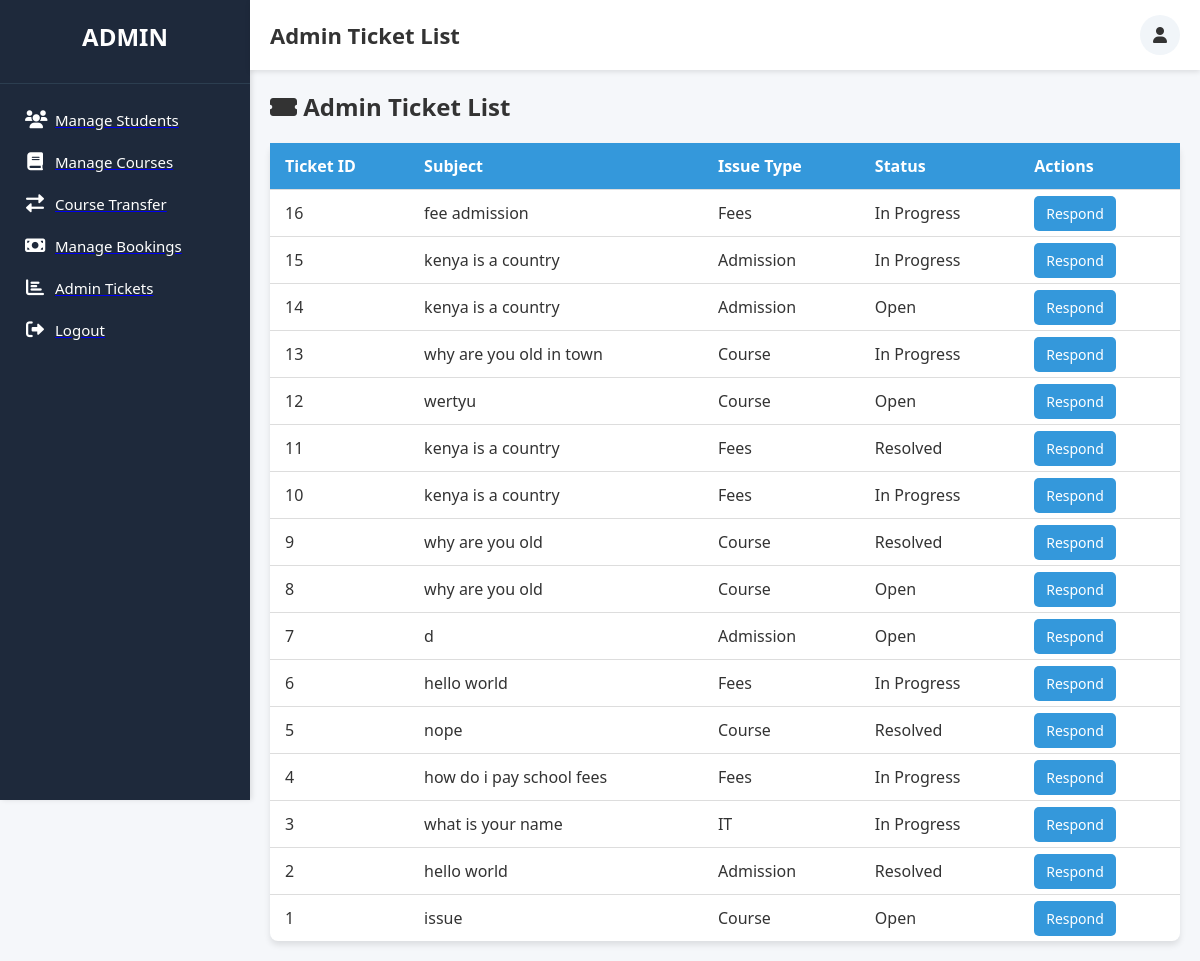
Page /accounts/admin/tickets/ (signed in) on the earlier database version.
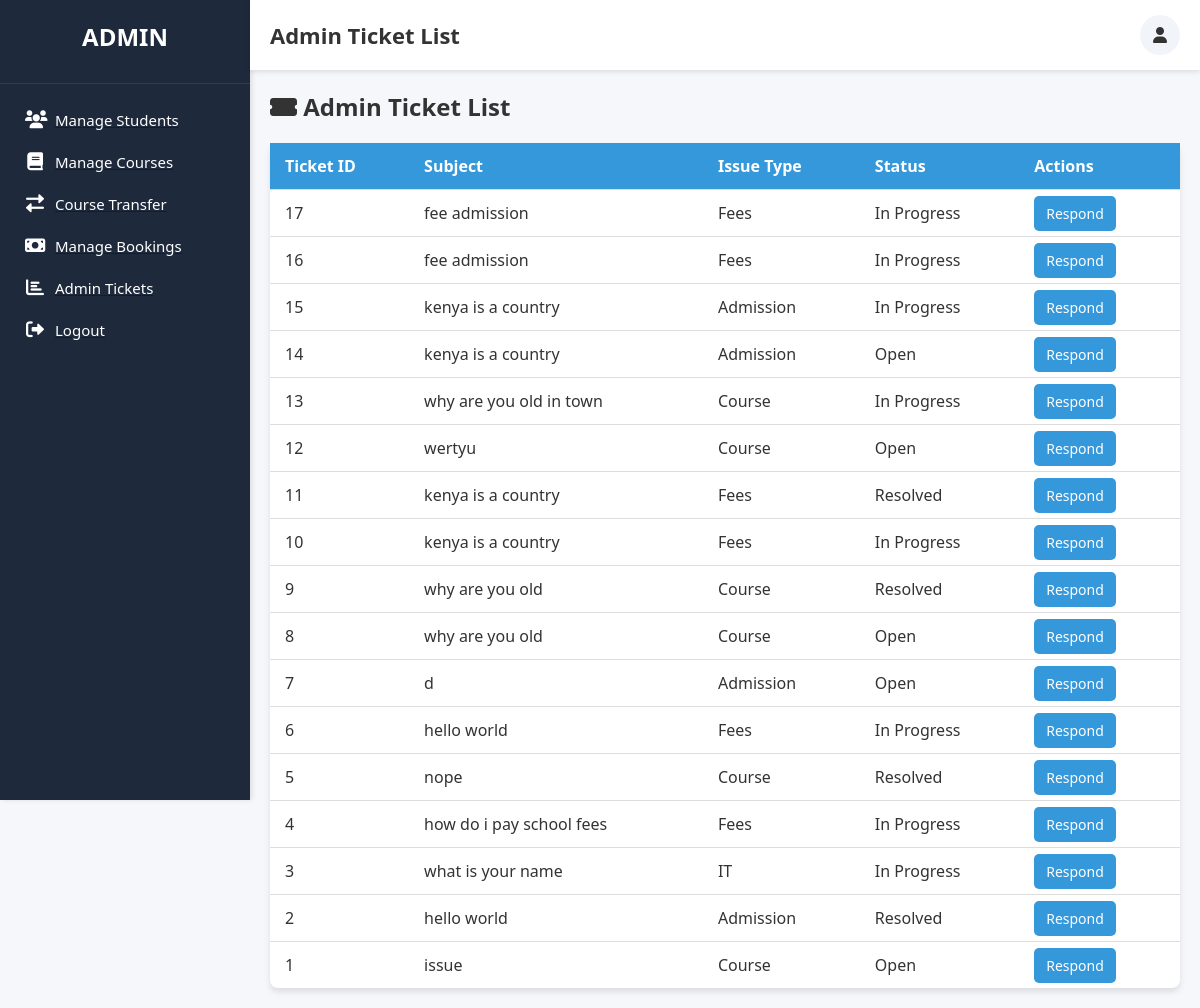
Same page on the later database version.
### accounts/models.py (models this page shows, shortened)
class Ticket(models.Model):
    ISSUE_TYPES = [
        ('admission', 'Admission'),
        ('fees', 'Fees'),
        ('course', 'Course'),
        ('it', 'IT'),
    ]
    STATUS_CHOICES = [
        ('open', 'Open'),
        ('in_progress', 'In Progress'),
        ('resolved', 'Resolved'),
    ]
    student = models.ForeignKey(settings.AUTH_USER_MODEL, on_delete=models.CASCADE)
    subject = models.CharField(max_length=255)
    issue_type = models.CharField(max_length=20, choices=ISSUE_TYPES)
    description = models.TextField()
    status = models.CharField(max_length=20, choices=STATUS_CHOICES, default='open')
    created_at = models.DateTimeField(auto_now_add=True)

### accounts/views.py (the view)
# urls.py: path('admin/tickets/', views.admin_ticket_list, name='admin_ticket_list'),
@login_required
def admin_ticket_list(request):
    tickets = Ticket.objects.all().order_by('-created_at')
    return render(request, 'accounts/admin_ticket_list.html', {'tickets': tickets})

### accounts/templates/accounts/admin_ticket_list.html (shortened to what this page needs)
<!DOCTYPE html>
<html lang="en">
<head>
    <link rel="stylesheet" href="https://cdnjs.cloudflare.com/ajax/libs/font-awesome/6.0.0/css/all.min.css">
</head>
<body>
    <div class="sidebar">
        <div class="sidebar-header">
            <div class="sidebar-logo">ADMIN</div>
        </div>
        <div class="sidebar-menu">
            <ul>
                <li><a href="{% url 'accounts:manage_students' %}"><i class="fas fa-users"></i><span>Manage Students</span></a></li>
                <li><a href="{% url 'accounts:manage_course_approvals' %}"><i class="fas fa-book"></i><span>Manage Courses</span></a></li>
                <li><a href="{% url 'accounts:admin_course_transfer_requests' %}"><i class="fas fa-exchange-alt"></i><span>Course Transfer</span></a></li>
                <li><a href="{% url 'accounts:manage_bookings' %}"><i class="fas fa-money-bill"></i><span>Manage Bookings</span></a></li>
                <li><a href="{% url 'accounts:admin_ticket_list' %}"><i class="fas fa-chart-bar"></i><span>Admin Tickets</span></a></li>
                <li><a href="{% url 'accounts:logout' %}"><i class="fas fa-sign-out-alt"></i><span>Logout</span></a></li>
            </ul>
        </div>
    </div>
    <div class="main-content">
        <div class="header">
            <div class="header-title">Admin Ticket List</div>
            <div class="header-actions">
                <div class="action-btn action-dropdown">
                    <i class="fas fa-user"></i>
                </div>
            </div>
        </div>
        <div class="ticket-list-container">
            <h2><i class="fas fa-ticket-alt"></i> Admin Ticket List</h2>
            <table>
                <thead>
                    <tr>
                        <th>Ticket ID</th>
                        <th>Subject</th>
                        <th>Issue Type</th>
                        <th>Status</th>
                        <th>Actions</th>
                    </tr>
                </thead>
                <tbody id="ticket-list">
                    {% for ticket in tickets %}
                    <tr>
                        <td>{{ ticket.id }}</td>
                        <td>{{ ticket.subject }}</td>
                        <td>{{ ticket.get_issue_type_display }}</td>
                        <td>{{ ticket.get_status_display }}</td>
                        <td>
                            <a href="{% url 'accounts:admin_ticket_response' ticket.id %}" class="btn btn-primary">Respond</a>
                        </td>
                    </tr>
                    {% endfor %}
                </tbody>
            </table>
        </div>
    </div>
</body>
</html>

Differences in the rows shown:
added Ticket: id "17", subject "fee admission", issue_type "Fees", status "In Progress"
